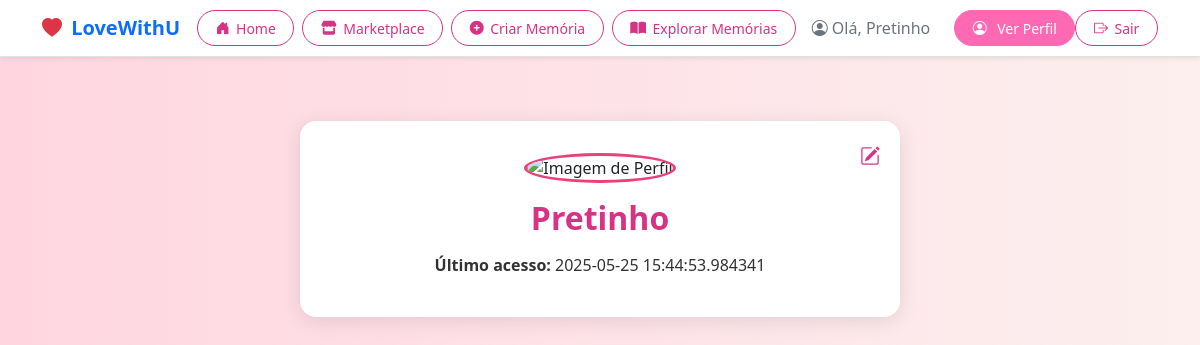
The app's page /perfil/Negro dela (signed in), older data.
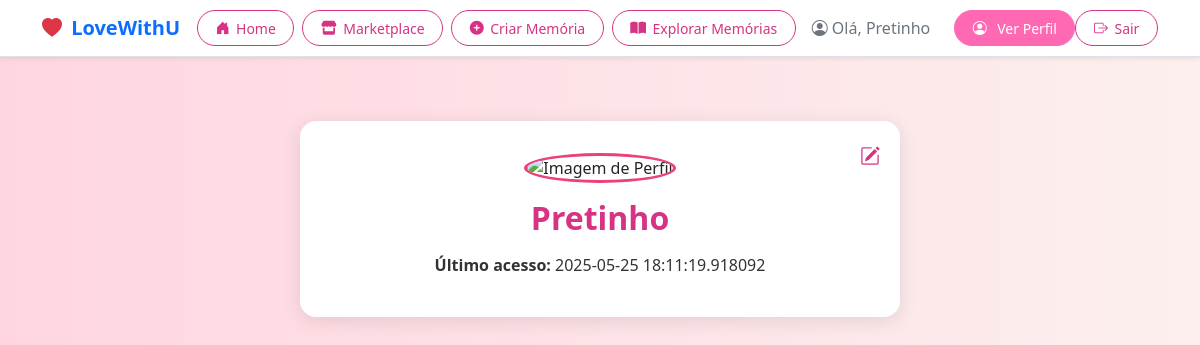
The same page, newer data.
### app/models.py (models this page shows, shortened)
class User(UserMixin, db.Model):
    id: so.Mapped[int] = so.mapped_column(primary_key=True)
    name: so.Mapped[str] = so.mapped_column(sa.String(64))
    username: so.Mapped[str] = so.mapped_column(sa.String(64), unique=True, index=True)
    email: so.Mapped[str] = so.mapped_column(sa.String(120), unique=True, index=True)
    password_hash: so.Mapped[Optional[str]] = so.mapped_column(sa.String(256))
    profile_img: so.Mapped[Optional[str]] = so.mapped_column(sa.String(128))
    cidade_estado: so.Mapped[Optional[str]] = so.mapped_column(sa.String(100))
    tempo_juntos: so.Mapped[Optional[str]] = so.mapped_column(sa.String(100))
    aniversario: so.Mapped[Optional[datetime]] = so.mapped_column(sa.Date())
    about_me: so.Mapped[Optional[str]] = so.mapped_column(sa.String(140))
    last_seen: so.Mapped[Optional[datetime]] = so.mapped_column(default=lambda: datetime.now(timezone.utc))
    posts: so.Mapped[list['Post']] = so.relationship(back_populates='author', cascade='all, delete-orphan')

### app/routes.py (the view)
@app.route('/perfil/<username>')
@login_required
def user(username):
    user = db.first_or_404(db.select(User).where(User.username == username))
    posts = [
        {'author': user, 'body': 'Exemplo de post 1'},
        {'author': user, 'body': 'Exemplo de post 2'},
    ]
    return render_template('perfil.html', user=user, posts=posts)

### app/models.py (called while the page is built)
@login.user_loader
def load_user(user_id):
    return db.session.get(User, int(user_id))

### app/routes.py (called while the page is built)
@app.before_request
def before_request():
    if current_user.is_authenticated:
        current_user.last_seen = datetime.now(timezone.utc)
        db.session.commit()

### app/templates/perfil.html (shortened to what this page needs)
{% extends 'base.html' %}
{% block content %}
<div class="perfil-card">
    {% if user == current_user %}
    <a href="{{ url_for('editar_perfil') }}" class="edit-icon" title="Editar perfil">
        <i class="bi bi-pencil-square"></i>
    </a>
    {% endif %}
    <img src="{{ url_for('static', filename='uploads/' + user.profile_img) if user.profile_img else url_for('static', filename='img/perfil_padrao.png') }}" alt="Imagem de Perfil" class="perfil-img">
    <h2>{{ user.name }}</h2>
    <div class="perfil-info">
        {% if user.last_seen %}<p><strong>Último acesso:</strong> {{ user.last_seen }}</p>{% endif %}
    </div>
</div>
{% endblock %}

### app/templates/base.html (shortened to what this page needs)
<!doctype html>
<html lang="pt-br">
<head>
  <link href="https://cdn.jsdelivr.net/npm/bootstrap@5.3.3/dist/css/bootstrap.min.css" rel="stylesheet">
  <link href="https://cdn.jsdelivr.net/npm/bootstrap-icons@1.10.5/font/bootstrap-icons.css" rel="stylesheet">
  <link rel="stylesheet" href="https://cdnjs.cloudflare.com/ajax/libs/font-awesome/6.0.0-beta3/css/all.min.css">
</head>
<body style="background-color: #fef6f9;">
  <nav class="navbar navbar-expand-lg navbar-light bg-white border-bottom shadow-sm">
    <div class="container">
      <a class="navbar-brand fw-bold text-primary" href="{{ url_for('index') }}">
        <i class="bi bi-heart-fill text-danger me-1"></i> LoveWithU
      </a>
      <div class="collapse navbar-collapse" id="navMenu">
        <ul class="navbar-nav ms-auto align-items-center">
          <li class="nav-item me-2">
            <a class="nav-btn nav-btn-outline {% if request.endpoint == 'home' %}active{% endif %}"
              href="{{ url_for('home') }}">
              <i class="bi bi-house-door-fill"></i> Home
            </a>
          </li>
          <li class="nav-item me-2">
            <a class="nav-btn nav-btn-outline {% if request.endpoint == 'marketplace' %}active{% endif %}"
              href="{{ url_for('marketplace') }}">
              <i class="fas fa-store"></i> Marketplace
            </a>
          </li>
          {% if current_user.is_authenticated %}
            <li class="nav-item me-2">
              <a class="nav-btn nav-btn-outline {% if request.endpoint == 'criar_memoria' %}active{% endif %}"
                href="{{ url_for('criar_memoria') }}">
                <i class="fas fa-plus-circle"></i> Criar Memória
              </a>
            </li>
            <li class="nav-item me-2">
              <a class="nav-btn nav-btn-outline {% if request.endpoint == 'explorar_memorias' %}active{% endif %}"
                href="{{ url_for('explorar_memorias') }}">
                <i class="fas fa-book-open"></i> Explorar Memórias
              </a>
            </li>
            <li class="nav-item me-3">
              <a class="nav-link text-secondary d-flex align-items-center" href="{{ url_for('index') }}">
                <i class="bi bi-person-circle me-1"></i> Olá, {{ current_user.name }}
              </a>
            </li>
            <li class="nav-item">
              <a class="nav-btn nav-btn-outline {% if request.endpoint == 'user' %}active{% endif %}"
                href="{{ url_for('user', username=current_user.username) }}">
                <i class="bi bi-person-circle me-1"></i> Ver Perfil
              </a>
            </li>
            <li class="nav-item">
              <a class="nav-btn nav-btn-outline {% if request.endpoint == 'logout' %}active{% endif %}"
                href="{{ url_for('logout') }}">
                <i class="bi bi-box-arrow-right"></i> Sair
              </a>
            </li>
          {% endif %}
        </ul>
      </div>
    </div>
  </nav>
  <div class="container">
    {% block content %}{% endblock %}
  </div>
</body>
</html>

### app/templates/base.html (style rules this page uses)
.nav-btn { border-radius: 50px; padding: 0.4rem 1.1rem; font-size: 0.875rem; text-decoration: none !important; transition: all 0.2s ease-in-out; display: inline-flex; align-items: center; gap: 0.4rem; }
.nav-btn-outline { color: #d63384; border: 1px solid #d63384; background-color: transparent; }
.nav-btn-outline.active { background-color: #ff69b4 !important; border-color: #ff69b4 !important; color: #ffffff !important; }

### app/templates/perfil.html (style rules this page uses)
body { background: linear-gradient(to right, #ffd6e0, #fcefee); }
.perfil-card { max-width: 600px; margin: 4rem auto; padding: 2rem; background: #fff; border-radius: 1rem; box-shadow: 0 4px 20px rgba(0,0,0,0.1); text-align: center; position: relative; }
.perfil-img { width: 120px; height: 120px; border-radius: 50%; object-fit: cover; border: 3px solid #ec407a; margin-bottom: 1rem; }
.perfil-card h2 { color: #d63384; font-weight: 700; margin-bottom: 1rem; }
.perfil-info p { font-size: 1rem; color: #333; margin: 0.5rem 0; }
.edit-icon { position: absolute; top: 20px; right: 20px; color: #d63384; font-size: 1.25rem; text-decoration: none; }

Row changes from the older to the newer data that the page shows:
changed User "Pretinho": last_seen "2025-05-25 15:44:53.984341" → "2025-05-25 18:11:19.918092"
